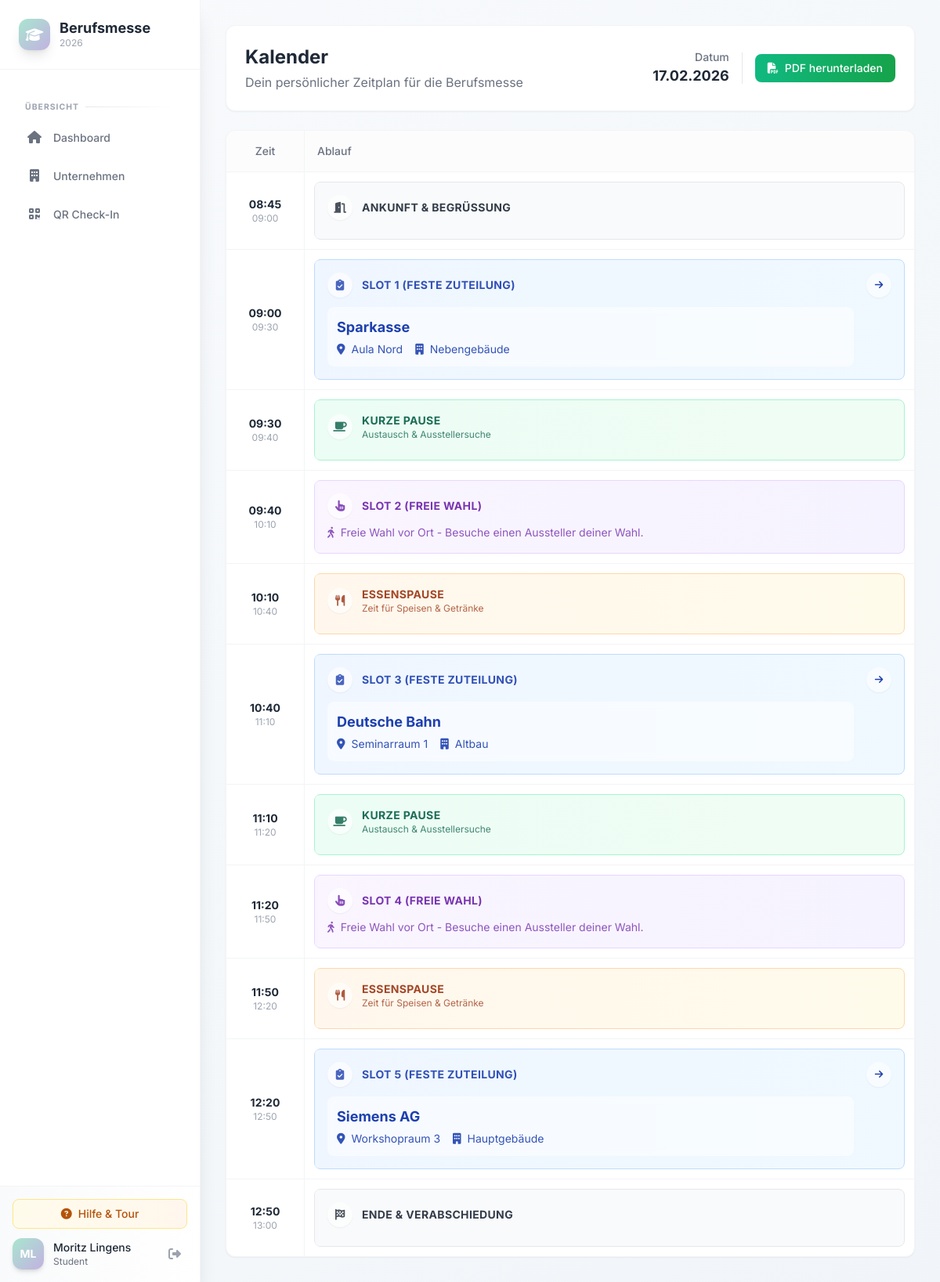
Page /index.php?page=schedule (signed in) on the committed database.
### tables this page shows
CREATE TABLE IF NOT EXISTS `exhibitors` (
  `id` int(11) NOT NULL AUTO_INCREMENT,
  `name` varchar(255) NOT NULL,
  `description` text DEFAULT NULL,
  `short_description` varchar(500) DEFAULT NULL,
  `category` varchar(100) DEFAULT NULL,
  `logo` varchar(255) DEFAULT NULL,
  `contact_person` varchar(255) DEFAULT NULL,
  `email` varchar(255) DEFAULT NULL,
  `phone` varchar(50) DEFAULT NULL,
  `website` varchar(255) DEFAULT NULL,
  `total_slots` int(11) DEFAULT 25,
  `room_id` int(11) DEFAULT NULL,
  `active` tinyint(1) DEFAULT 1,
  `created_at` timestamp NOT NULL DEFAULT current_timestamp(),
  `updated_at` timestamp NOT NULL DEFAULT current_timestamp() ON UPDATE current_timestamp(),
  PRIMARY KEY (`id`),
  KEY `fk_exhibitor_room` (`room_id`)
);

CREATE TABLE IF NOT EXISTS `rooms` (
  `id` int(11) NOT NULL AUTO_INCREMENT,
  `room_number` varchar(50) NOT NULL,
  `room_name` varchar(100) DEFAULT NULL,
  `building` varchar(50) DEFAULT NULL,
  `capacity` int(11) DEFAULT 30,
  `floor` int(11) DEFAULT NULL,
  `created_at` timestamp NOT NULL DEFAULT current_timestamp(),
  PRIMARY KEY (`id`)
);

CREATE TABLE IF NOT EXISTS `registrations` (
  `id` int(11) NOT NULL AUTO_INCREMENT,
  `user_id` int(11) NOT NULL,
  `exhibitor_id` int(11) NOT NULL,
  `timeslot_id` int(11) NOT NULL,
  `registration_type` enum('manual','automatic') DEFAULT 'manual',
  `registered_at` timestamp NOT NULL DEFAULT current_timestamp(),
  PRIMARY KEY (`id`),
  UNIQUE KEY `unique_user_timeslot` (`user_id`,`timeslot_id`),
  KEY `exhibitor_id` (`exhibitor_id`),
  KEY `timeslot_id` (`timeslot_id`)
);

CREATE TABLE IF NOT EXISTS `timeslots` (
  `id` int(11) NOT NULL AUTO_INCREMENT,
  `slot_number` int(11) NOT NULL,
  `slot_name` varchar(100) NOT NULL,
  `start_time` time DEFAULT NULL,
  `end_time` time DEFAULT NULL,
  PRIMARY KEY (`id`)
);

### functions.php (called while the page is built, shortened)
<?php
function formatDate($date) {
    return date('d.m.Y', strtotime($date));
}
?>

### pages/schedule.php (the view, shortened to what this page needs)
<?php
$stmt = $db->prepare("
    SELECT
        r.*,
        e.name as exhibitor_name,
        e.short_description,
        e.room_id,
        rm.room_number,
        rm.room_name,
        rm.building,
        rm.floor,
        t.slot_number,
        t.slot_name,
        t.start_time,
        t.end_time
    FROM registrations r
    JOIN exhibitors e ON r.exhibitor_id = e.id
    JOIN timeslots t ON r.timeslot_id = t.id
    LEFT JOIN rooms rm ON e.room_id = rm.id
    WHERE r.user_id = ?
    ORDER BY t.slot_number ASC
");
$stmt->execute([$_SESSION['user_id']]);
$registrations = $stmt->fetchAll();
$timeline = [
    ['time' => '08:45', 'end' => '09:00', 'type' => 'arrival', 'label' => 'Ankunft & Begrüßung', 'icon' => 'fa-door-open', 'color' => 'gray'],
    ['time' => '09:00', 'end' => '09:30', 'type' => 'slot', 'slot_number' => 1, 'label' => 'Slot 1 (Feste Zuteilung)', 'icon' => 'fa-clipboard-check', 'color' => 'blue', 'assigned' => true],
    ['time' => '09:30', 'end' => '09:40', 'type' => 'break', 'label' => 'Kurze Pause', 'icon' => 'fa-coffee', 'color' => 'green', 'description' => 'Austausch & Ausstellersuche'],
    ['time' => '09:40', 'end' => '10:10', 'type' => 'slot', 'slot_number' => 2, 'label' => 'Slot 2 (Freie Wahl)', 'icon' => 'fa-hand-pointer', 'color' => 'purple', 'assigned' => false],
    ['time' => '10:10', 'end' => '10:40', 'type' => 'break', 'label' => 'Essenspause', 'icon' => 'fa-utensils', 'color' => 'orange', 'description' => 'Zeit für Speisen & Getränke'],
    ['time' => '10:40', 'end' => '11:10', 'type' => 'slot', 'slot_number' => 3, 'label' => 'Slot 3 (Feste Zuteilung)', 'icon' => 'fa-clipboard-check', 'color' => 'blue', 'assigned' => true],
    ['time' => '11:10', 'end' => '11:20', 'type' => 'break', 'label' => 'Kurze Pause', 'icon' => 'fa-coffee', 'color' => 'green', 'description' => 'Austausch & Ausstellersuche'],
    ['time' => '11:20', 'end' => '11:50', 'type' => 'slot', 'slot_number' => 4, 'label' => 'Slot 4 (Freie Wahl)', 'icon' => 'fa-hand-pointer', 'color' => 'purple', 'assigned' => false],
    ['time' => '11:50', 'end' => '12:20', 'type' => 'break', 'label' => 'Essenspause', 'icon' => 'fa-utensils', 'color' => 'orange', 'description' => 'Zeit für Speisen & Getränke'],
    ['time' => '12:20', 'end' => '12:50', 'type' => 'slot', 'slot_number' => 5, 'label' => 'Slot 5 (Feste Zuteilung)', 'icon' => 'fa-clipboard-check', 'color' => 'blue', 'assigned' => true],
    ['time' => '12:50', 'end' => '13:00', 'type' => 'end', 'label' => 'Ende & Verabschiedung', 'icon' => 'fa-flag-checkered', 'color' => 'gray']
];
function getPastelColorClass($color) {
    switch ($color) {
        case 'blue': return 'bg-gradient-to-r from-blue-50 to-sky-50 border-blue-200 text-blue-800';
        case 'green': return 'bg-gradient-to-r from-emerald-50 to-green-50 border-emerald-200 text-emerald-800';
        case 'purple': return 'bg-gradient-to-r from-purple-50 to-violet-50 border-purple-200 text-purple-800';
        case 'orange': return 'bg-gradient-to-r from-orange-50 to-amber-50 border-orange-200 text-orange-800';
        default: return 'bg-gray-50 border-gray-200 text-gray-800';
    }
}
$registrationsBySlot = [];
foreach ($registrations as $reg) {
    $registrationsBySlot[$reg['slot_number']] = $reg;
}
?>
<div class="max-w-6xl mx-auto">
    <div class="bg-white rounded-xl shadow-sm border border-gray-100 p-6 mb-6">
        <div class="flex items-center justify-between">
            <div>
                <h2 class="text-2xl font-bold text-gray-800">Kalender</h2>
                <p class="text-gray-500 mt-1">Dein persönlicher Zeitplan für die Berufsmesse</p>
            </div>
            <div class="flex items-center space-x-4">
                <div class="text-right">
                    <div class="text-sm font-medium text-gray-500">Datum</div>
                    <div class="text-lg font-bold text-gray-800"><?php echo formatDate(date('Y-m-d')); ?></div>
                </div>
                <div class="flex gap-2">
                    <a href="api/generate-personal-pdf.php" class="bg-gradient-to-r from-emerald-500 to-green-600 text-white px-4 py-2 rounded-lg text-sm font-medium hover:from-emerald-600 hover:to-green-700 transition shadow-sm inline-flex items-center gap-2 btn-mobile-icon">
                        <i class="fas fa-file-pdf"></i> <span class="btn-text">PDF herunterladen</span>
                    </a>
                </div>
            </div>
        </div>
    </div>
    <div class="bg-white rounded-xl shadow-sm border border-gray-100 overflow-hidden">
        <div class="grid grid-cols-[100px_1fr] border-b border-gray-100 bg-gray-50/50">
            <div class="p-4 text-sm font-medium text-gray-500 text-center border-r border-gray-100">Zeit</div>
            <div class="p-4 text-sm font-medium text-gray-500">Ablauf</div>
        </div>
        <div class="divide-y divide-gray-100">
            <?php foreach ($timeline as $item): ?>
                <div class="grid grid-cols-[100px_1fr] group hover:bg-gray-50/30 transition-colors">
                    <div class="p-4 text-sm text-gray-500 text-center border-r border-gray-100 flex flex-col justify-center">
                        <span class="font-bold text-gray-800"><?php echo $item['time']; ?></span>
                        <span class="text-xs text-gray-400"><?php echo $item['end']; ?></span>
                    </div>
                    <div class="p-3">
                        <?php
                        $cardClass = getPastelColorClass($item['color']);
                        $hasRegistration = isset($item['slot_number']) && isset($registrationsBySlot[$item['slot_number']]);
                        $reg = $hasRegistration ? $registrationsBySlot[$item['slot_number']] : null;
                        ?>
                        <div class="<?php echo $cardClass; ?> rounded-lg p-4 border relative transition-all hover:shadow-md">
                            <div class="absolute left-0 top-0 bottom-0 w-1 rounded-l-lg <?php echo str_replace('bg-', 'bg-', str_replace('pastel-', '', $cardClass)); ?> opacity-50"></div>
                            <div class="flex items-start justify-between">
                                <div class="flex-1">
                                    <div class="flex items-center mb-2">
                                        <div class="w-8 h-8 rounded-full bg-white/60 flex items-center justify-center mr-3 shadow-sm">
                                            <i class="fas <?php echo $item['icon']; ?> text-sm opacity-80"></i>
                                        </div>
                                        <div>
                                            <h3 class="font-bold text-sm uppercase tracking-wide opacity-90">
                                                <?php echo $item['label']; ?>
                                            </h3>
                                            <?php if ($item['type'] === 'break'): ?>
                                                <p class="text-xs opacity-75"><?php echo $item['description']; ?></p>
                                            <?php endif; ?>
                                        </div>
                                    </div>
                                    <?php if ($item['type'] === 'slot'): ?>
                                        <?php if ($hasRegistration): ?>
                                            <div class="mt-3 bg-white/50 rounded-lg p-3 backdrop-blur-sm">
                                                <h4 class="font-bold text-lg mb-1"><?php echo htmlspecialchars($reg['exhibitor_name']); ?></h4>
                                                <div class="flex items-center space-x-4 text-sm opacity-90">
                                                    <span class="flex items-center">
                                                        <i class="fas fa-map-marker-alt mr-2"></i>
                                                        <?php echo htmlspecialchars($reg['room_name'] ?? $reg['room_number']); ?>
                                                    </span>
                                                    <?php if ($reg['building']): ?>
                                                    <span class="flex items-center">
                                                        <i class="fas fa-building mr-2"></i>
                                                        <?php echo htmlspecialchars($reg['building']); ?>
                                                    </span>
                                                    <?php endif; ?>
                                                </div>
                                            </div>
                                        <?php else: ?>
                                            <div class="mt-2 text-sm opacity-75">
                                                <i class="fas fa-walking mr-1"></i>
                                                Freie Wahl vor Ort - Besuche einen Aussteller deiner Wahl.
                                            </div>
                                        <?php endif; ?>
                                    <?php endif; ?>
                                </div>
                                <?php if ($hasRegistration): ?>
                                    <div class="ml-4">
                                        <a href="?page=exhibitors&id=<?php echo $reg['exhibitor_id']; ?>" class="w-8 h-8 rounded-full bg-white/50 hover:bg-white flex items-center justify-center transition shadow-sm" title="Details anzeigen">
                                            <i class="fas fa-arrow-right text-xs"></i>
                                        </a>
                                    </div>
                                <?php endif; ?>
                            </div>
                        </div>
                    </div>
                </div>
            <?php endforeach; ?>
        </div>
    </div>
</div>

### assets/css/design-system.css (style rules this page uses)
:root { --color-mint: #a8e6cf; --color-mint-light: #d4f5e4; --color-mint-dark: #6bc4a6; --color-lavender: #c3b1e1; --color-lavender-light: #e8dff5; --color-lavender-dark: #9b7fc7; --color-peach: #ffb7b2; --color-peach-light: #ffdad8; --color-peach-dark: #e8918a; --color-sky: #b5deff; --color-sky-light: #dceeff; --color-sky-dark: #7fc4ff; --color-butter: #fff3b0; --color-butter-light: #fff9d9; --color-butter-dark: #f5e080; --color-rose: #ffc8dd; --color-rose-light: #ffe4ee; --color-rose-dark: #ffafc7; --color-white: #ffffff; --color-gray-50: #f9fafb; --color-gray-100: #f3f4f6; --color-gray-200: #e5e7eb; --color-gray-300: #d1d5db; --color-gray-400: #9ca3af; --color-gray-500: #6b7280; --color-gray-600: #4b5563; --color-gray-700: #374151; --color-gray-800: #1f2937; --color-gray-900: #111827; --color-success: #a8e6cf; --color-success-dark: #4ade80; --color-warning: #fff3b0; --color-warning-dark: #fbbf24; --color-error: #ffb7b2; --color-error-dark: #f87171; --color-info: #b5deff; --color-info-dark: #60a5fa; --space-xs: 0.25rem; --space-sm: 0.5rem; --space-md: 1rem; --space-lg: 1.5rem; --space-xl: 2rem; --space-2xl: 3rem; --space-3xl: 4rem; --radius-sm: 0.375rem; --radius-md: 0.5rem; --radius-lg: 0.75rem; --radius-xl: 1rem; --radius-2xl: 1.5rem; --radius-full: 9999px; --shadow-xs: 0 1px 2px 0 rgb(0 0 0 / 0.05); --shadow-sm: 0 1px 3px 0 rgb(0 0 0 / 0.1), 0 1px 2px -1px rgb(0 0 0 / 0.1); --shadow-md: 0 4px 6px -1px rgb(0 0 0 / 0.1), 0 2px 4px -2px rgb(0 0 0 / 0.1); --shadow-lg: 0 10px 15px -3px rgb(0 0 0 / 0.1), 0 4px 6px -4px rgb(0 0 0 / 0.1); --shadow-xl: 0 20px 25px -5px rgb(0 0 0 / 0.1), 0 8px 10px -6px rgb(0 0 0 / 0.1); --shadow-glow-mint: 0 0 20px rgba(168, 230, 207, 0.4); --shadow-glow-lavender: 0 0 20px rgba(195, 177, 225, 0.4); --shadow-glow-peach: 0 0 20px rgba(255, 183, 178, 0.4); --transition-fast: 150ms cubic-bezier(0.4, 0, 0.2, 1); --transition-normal: 250ms cubic-bezier(0.4, 0, 0.2, 1); --transition-slow: 350ms cubic-bezier(0.4, 0, 0.2, 1); --transition-bounce: 500ms cubic-bezier(0.68, -0.55, 0.265, 1.55); --sidebar-width: 16rem; --sidebar-collapsed-width: 4.5rem; --header-height: 4rem; }
* { margin: 0; padding: 0; box-sizing: border-box; }
html { scroll-behavior: smooth; }
body { font-family: 'Inter', system-ui, -apple-system, BlinkMacSystemFont, 'Segoe UI', Roboto, sans-serif; color: var(--color-gray-800); background-color: var(--color-gray-50); line-height: 1.5; -webkit-font-smoothing: antialiased; -moz-osx-font-smoothing: grayscale; }

### index.php (style rules this page uses)
:root { --color-pastel-mint: #a8e6cf; --color-pastel-mint-light: #d4f5e4; --color-pastel-lavender: #c3b1e1; --color-pastel-lavender-light: #e8dff5; --color-pastel-peach: #ffb7b2; --color-pastel-peach-light: #ffdad8; --color-pastel-sky: #b5deff; --color-pastel-sky-light: #dceeff; --color-pastel-butter: #fff3b0; --color-pastel-rose: #ffc8dd; --color-primary: var(--color-pastel-mint); --color-primary-dark: #6bc4a6; --color-secondary: var(--color-pastel-lavender); --color-accent: var(--color-pastel-peach); --color-text-main: #1f2937; --color-text-muted: #6b7280; --color-border: #e5e7eb; --color-bg: #f9fafb; --sidebar-bg: #ffffff; --sidebar-text: #6b7280; --sidebar-text-active: #6bc4a6; --sidebar-hover: #f3f4f6; --sidebar-active-bg: #d4f5e4; --sidebar-width: 16rem; }
body { font-family: 'Inter', system-ui, -apple-system, sans-serif; color: var(--color-text-main); background: linear-gradient(135deg, #f8fafc 0%, #f1f5f9 100%); min-height: 100vh; }

### rows in the picture
exhibitors: name "Sparkasse"
rooms: room_name "Aula Nord", building "Nebengebäude"
exhibitors: name "Deutsche Bahn"
rooms: room_name "Seminarraum 1", building "Altbau"
registrations: time "12:20", end "12:50", timeslot.slot_name "SLOT 5 (FESTE ZUTEILUNG)", exhibitor.name "Siemens AG", rooms.room_name "Workshopraum 3", rooms.building "Hauptgebäude"

### other values in the picture
$_SESSION['firstname'] . ' ' . $_SESSION['lastname'] "Moritz Lingens"
$_SESSION['role'] "Student"
$item['time'] "08:45"
$item['end'] "09:00"
$item['label'] "ANKUNFT & BEGRÜSSUNG"
$item['time'] "09:00"
$item['end'] "09:30"
$item['label'] "SLOT 1 (FESTE ZUTEILUNG)"
$item['time'] "09:30"
$item['end'] "09:40"
$item['label'] "KURZE PAUSE"
$item['description'] "Austausch & Ausstellersuche"
$item['time'] "09:40"
$item['end'] "10:10"
$item['label'] "SLOT 2 (FREIE WAHL)"
